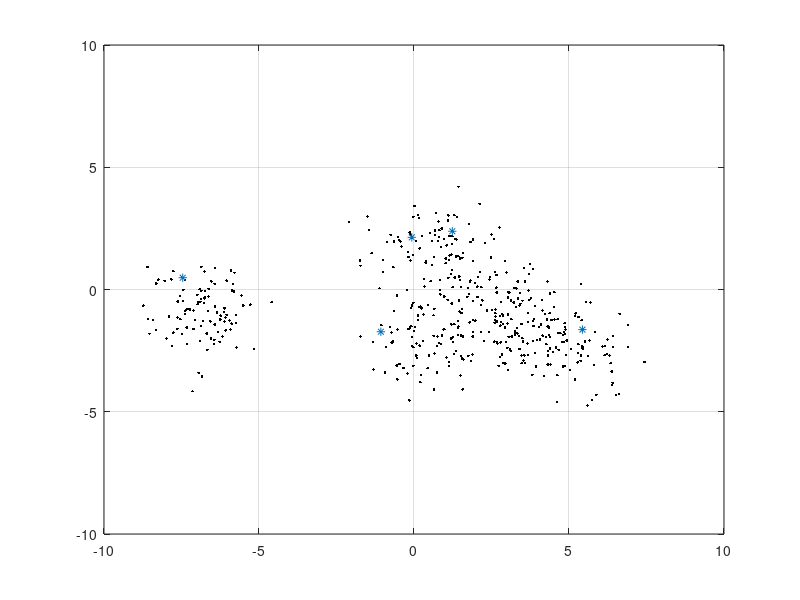

MATLAB code for this plot:
%% K-Means Example
% J. Macoskey - 11.28.17
%
% INCOMPLETE
%
%

%% form dataset
nclust = 5;
X = normrnd(0,4,2,nclust);
npts = 100;
ptsx = zeros(5,npts); ptsy = ptsx;
for n = 1:5
   ptsx(n,:) = normrnd(X(1,n),1,1,npts);
   ptsy(n,:) = normrnd(X(2,n),1,1,npts);
end
ptsx = ptsx(:);
ptsy = ptsy(:);

figure(1), clf
plot(ptsx,ptsy,'k.'), hold on
grid on
xlim([-10 10]), ylim([-10 10])

%% run kmeans

% Initialize random centroids
midx = randi([1 npts*nclust],5,1);
m = zeros(nclust,2);
m(:,1) = ptsx(midx);
m(:,2) = ptsy(midx);
plot(m(:,1),m(:,2),'*')